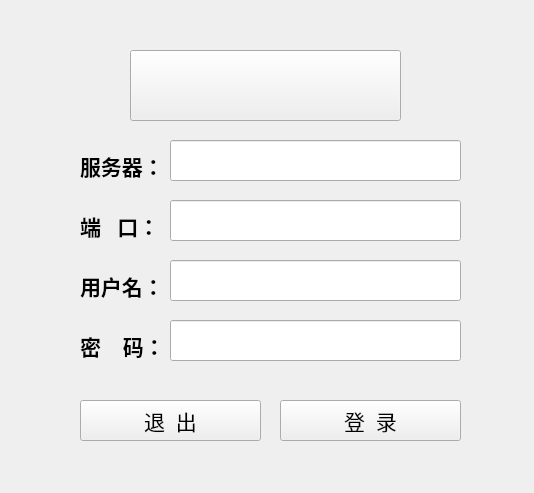
<?xml version="1.0" encoding="UTF-8"?>
<ui version="4.0">
 <class>ClientLogin</class>
 <widget class="QWidget" name="ClientLogin">
  <property name="geometry">
   <rect>
    <x>0</x>
    <y>0</y>
    <width>534</width>
    <height>493</height>
   </rect>
  </property>
  <property name="windowTitle">
   <string>Form</string>
  </property>
  <widget class="QPushButton" name="pushButton">
   <property name="geometry">
    <rect>
     <x>130</x>
     <y>50</y>
     <width>271</width>
     <height>71</height>
    </rect>
   </property>
   <property name="styleSheet">
    <string notr="true">border-image: url(:/resource/title.png);</string>
   </property>
   <property name="text">
    <string/>
   </property>
  </widget>
  <widget class="QLabel" name="label_2">
   <property name="geometry">
    <rect>
     <x>80</x>
     <y>330</y>
     <width>81</width>
     <height>31</height>
    </rect>
   </property>
   <property name="font">
    <font>
     <family>华文行楷</family>
     <pointsize>16</pointsize>
     <weight>75</weight>
     <bold>true</bold>
    </font>
   </property>
   <property name="text">
    <string>密    码：</string>
   </property>
  </widget>
  <widget class="QPushButton" name="pushButton_login">
   <property name="geometry">
    <rect>
     <x>280</x>
     <y>400</y>
     <width>181</width>
     <height>41</height>
    </rect>
   </property>
   <property name="font">
    <font>
     <family>华文行楷</family>
     <pointsize>16</pointsize>
    </font>
   </property>
   <property name="styleSheet">
    <string notr="true"/>
   </property>
   <property name="text">
    <string>登  录</string>
   </property>
  </widget>
  <widget class="QLineEdit" name="lineEdit_userName">
   <property name="geometry">
    <rect>
     <x>170</x>
     <y>260</y>
     <width>291</width>
     <height>41</height>
    </rect>
   </property>
   <property name="font">
    <font>
     <family>楷体</family>
     <pointsize>16</pointsize>
     <weight>75</weight>
     <bold>true</bold>
    </font>
   </property>
   <property name="maxLength">
    <number>20</number>
   </property>
  </widget>
  <widget class="QPushButton" name="pushButton_logout">
   <property name="geometry">
    <rect>
     <x>80</x>
     <y>400</y>
     <width>181</width>
     <height>41</height>
    </rect>
   </property>
   <property name="font">
    <font>
     <family>华文行楷</family>
     <pointsize>16</pointsize>
    </font>
   </property>
   <property name="text">
    <string>退  出</string>
   </property>
  </widget>
  <widget class="QLabel" name="label">
   <property name="geometry">
    <rect>
     <x>80</x>
     <y>270</y>
     <width>81</width>
     <height>31</height>
    </rect>
   </property>
   <property name="font">
    <font>
     <family>华文行楷</family>
     <pointsize>16</pointsize>
     <weight>75</weight>
     <bold>true</bold>
    </font>
   </property>
   <property name="text">
    <string>用户名：</string>
   </property>
  </widget>
  <widget class="QLineEdit" name="lineEdit_password">
   <property name="geometry">
    <rect>
     <x>170</x>
     <y>320</y>
     <width>291</width>
     <height>41</height>
    </rect>
   </property>
   <property name="font">
    <font>
     <family>楷体</family>
     <pointsize>16</pointsize>
     <weight>75</weight>
     <bold>true</bold>
    </font>
   </property>
   <property name="layoutDirection">
    <enum>Qt::LeftToRight</enum>
   </property>
   <property name="maxLength">
    <number>20</number>
   </property>
  </widget>
  <widget class="QLabel" name="label_3">
   <property name="geometry">
    <rect>
     <x>80</x>
     <y>150</y>
     <width>81</width>
     <height>31</height>
    </rect>
   </property>
   <property name="font">
    <font>
     <family>华文行楷</family>
     <pointsize>16</pointsize>
     <weight>75</weight>
     <bold>true</bold>
    </font>
   </property>
   <property name="text">
    <string>服务器：</string>
   </property>
  </widget>
  <widget class="QLabel" name="label_4">
   <property name="geometry">
    <rect>
     <x>80</x>
     <y>210</y>
     <width>81</width>
     <height>31</height>
    </rect>
   </property>
   <property name="font">
    <font>
     <family>华文行楷</family>
     <pointsize>16</pointsize>
     <weight>75</weight>
     <bold>true</bold>
    </font>
   </property>
   <property name="text">
    <string>端   口：</string>
   </property>
  </widget>
  <widget class="QLineEdit" name="lineEdit_server">
   <property name="geometry">
    <rect>
     <x>170</x>
     <y>140</y>
     <width>291</width>
     <height>41</height>
    </rect>
   </property>
   <property name="font">
    <font>
     <family>楷体</family>
     <pointsize>16</pointsize>
     <weight>75</weight>
     <bold>true</bold>
    </font>
   </property>
   <property name="maxLength">
    <number>20</number>
   </property>
   <property name="alignment">
    <set>Qt::AlignLeading|Qt::AlignLeft|Qt::AlignVCenter</set>
   </property>
  </widget>
  <widget class="QLineEdit" name="lineEdit_port">
   <property name="geometry">
    <rect>
     <x>170</x>
     <y>200</y>
     <width>291</width>
     <height>41</height>
    </rect>
   </property>
   <property name="font">
    <font>
     <family>楷体</family>
     <pointsize>16</pointsize>
     <weight>75</weight>
     <bold>true</bold>
    </font>
   </property>
   <property name="maxLength">
    <number>20</number>
   </property>
  </widget>
  <widget class="QLabel" name="label_error">
   <property name="geometry">
    <rect>
     <x>80</x>
     <y>450</y>
     <width>411</width>
     <height>20</height>
    </rect>
   </property>
   <property name="font">
    <font>
     <family>楷体</family>
     <pointsize>12</pointsize>
    </font>
   </property>
   <property name="styleSheet">
    <string notr="true">color: rgb(255, 0, 0);</string>
   </property>
   <property name="text">
    <string/>
   </property>
  </widget>
 </widget>
 <resources/>
 <connections/>
</ui>
